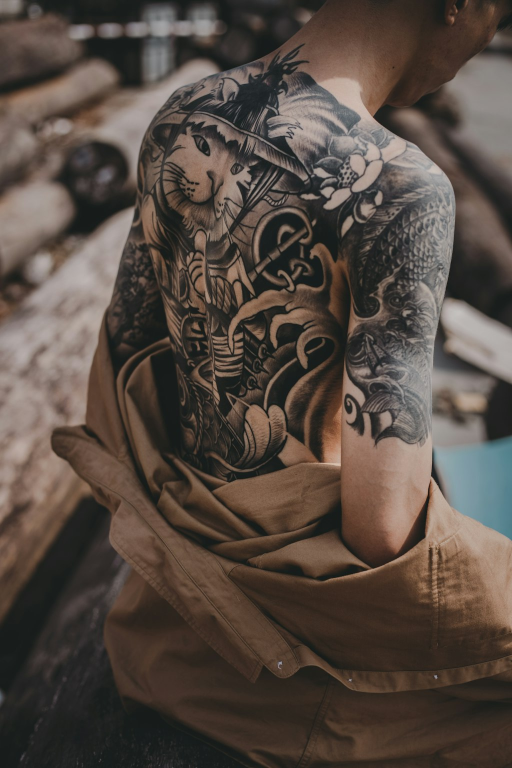
#> input picture assets/sample_tattoo.jpg, 1024 x 1536 px (shown at 1/2 size)
$ python -i generate_synthetic.py   (imports and definitions only)
#> lines starting #> are read from the running program, lines starting #| are printed output that depends on the picture
#> further down, picture is the input picture: shape (1536, 1024, 3); mean B, G, R 66.1, 74, 85.4
"""Generate synthetic tattoo-on-body paired data.

Takes clean body images + tattoo designs → composites them together.
Produces paired (with_tattoo, without_tattoo) for ControlNet training.

Usage:
    pip install Pillow numpy datasets
    python scripts/generate_synthetic.py \
        --body-dir dataset/images \
        --output-dir dataset/synthetic \
        --num-samples 5000
"""

from __future__ import annotations

import argparse
import json
import logging
import random
from pathlib import Path

import numpy as np
from PIL import Image, ImageDraw, ImageFilter

# [1 line not run here, left out]
logger = logging.getLogger(__name__)

# Body part keywords for caption generation
BODY_PARTS = [
    "arm", "shoulder", "back", "chest", "neck", "leg",
]

TATTOO_STYLES = [
    "realistic", "traditional", "geometric", "minimalist",
    "watercolor", "tribal", "japanese", "blackwork",
    "fine line", "dotwork", "neo-traditional", "illustrative",
]


# [23 lines left out: function load_tattoo_designs, not called in this run]


def remove_white_background(img: Image.Image, threshold: int = 240) -> Image.Image:
    """Remove white background from tattoo design, making it transparent."""
#> called with threshold = 240
    arr = np.array(img)
    if arr.shape[2] == 3:
        alpha = np.ones((*arr.shape[:2], 1), dtype=np.uint8) * 255
        arr = np.concatenate([arr, alpha], axis=2)

    # White pixels become transparent
    r, g, b = arr[:, :, 0], arr[:, :, 1], arr[:, :, 2]
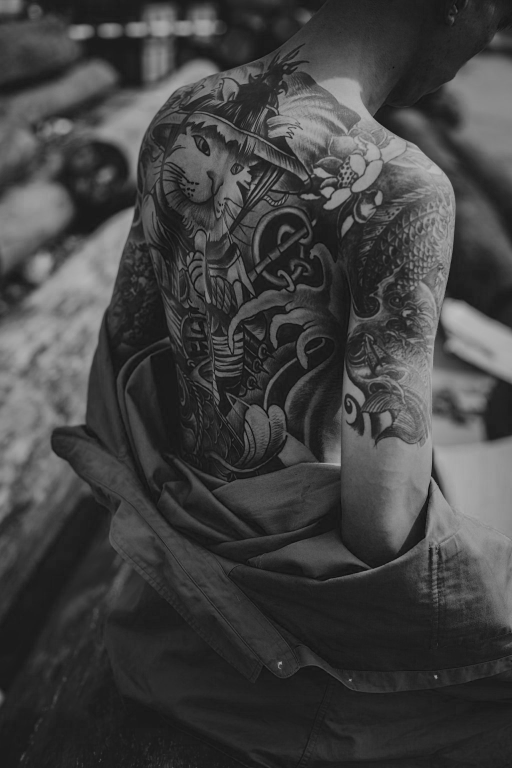
#> r: shape (1536, 1024) (shown at 1/2 size); min 0, max 190, mean 66.1
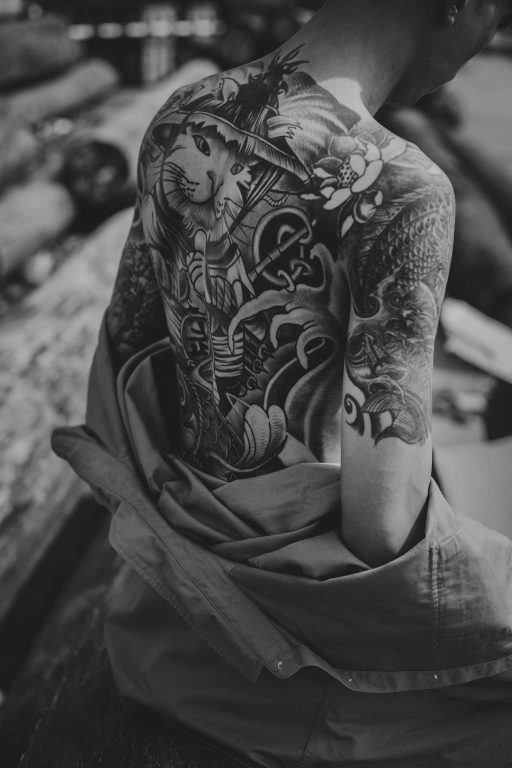
#> g: shape (1536, 1024) (shown at 1/2 size); min 6, max 196, mean 74
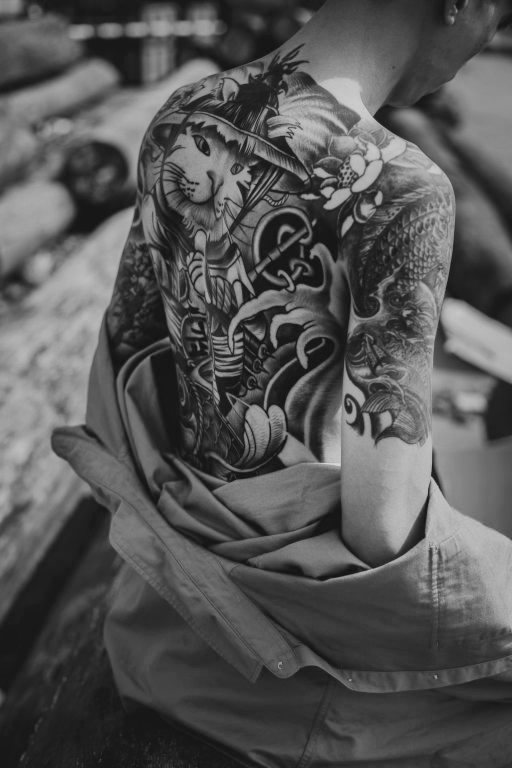
#> b: shape (1536, 1024) (shown at 1/2 size); min 13, max 221, mean 85.4
    white_mask = (r > threshold) & (g > threshold) & (b > threshold)
#> white_mask: shape (1536, 1024) bool; every value is 0
    arr[white_mask, 3] = 0

    # Smooth alpha edges
    result = Image.fromarray(arr, "RGBA")
    alpha_channel = result.split()[3]
#> alpha_channel: PIL image 1024x1536 L; every value is 255
    alpha_channel = alpha_channel.filter(ImageFilter.GaussianBlur(radius=1))
    result.putalpha(alpha_channel)

    return result


# [152 lines left out: functions random_perspective_transform, apply_skin_blend, generate_caption, main, not called in this run]


# [2 lines not run here, left out]

>>> import cv2
>>> picture = cv2.imread('../assets/sample_tattoo.jpg')
>>> result = remove_white_background(picture)
